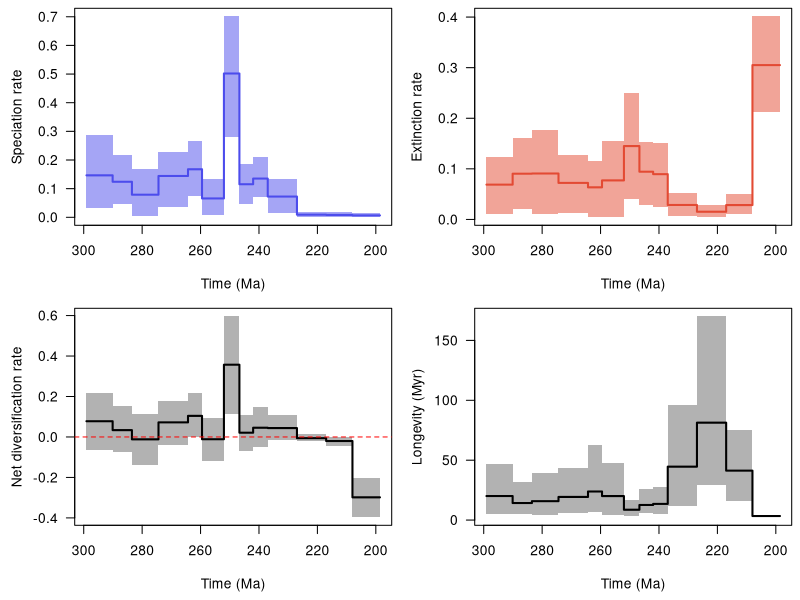

Write the R code that produced this figure.
pdf(file='/Volumes/My Passport/pt_diversity_rates/updated_occurrence_analyses/model_7/reptilia_all/combined_10_RTT.pdf', width = 9, height = 6, useDingbats = FALSE)

layout(matrix(1:4, ncol = 2, nrow = 2, byrow = TRUE))
par(las = 1, mar = c(4.5, 4.5, 0.5, 0.5))
time_vec=c(299.0690002441406, 290.10001,290.1,283.50001,283.5,274.40000999999995,274.4,264.30001,264.3,259.50001,259.5,252.00001,252.0,246.70001,246.7,242.00001,242.0,237.00001,237.0,227.00001,227.0,217.00001,217.0,208.00001,208.0,198.5813808441162)
sp_mean=c(0.14651119122648631, 0.14651119122648631,0.12408678023915412,0.12408678023915412,0.07894534014544209,0.07894534014544209,0.1442107498352179,0.1442107498352179,0.1676831494804607,0.1676831494804607,0.06588899637289777,0.06588899637289777,0.5020300803524519,0.5020300803524519,0.11539113318833687,0.11539113318833687,0.1351193900218966,0.1351193900218966,0.07244324614321367,0.07244324614321367,0.009194692304975471,0.009194692304975471,0.008239030444005474,0.008239030444005474,0.006627677887610933,0.006627677887610933)
sp_lwr=c(0.0319789259970709, 0.0319789259970709,0.046055016053303116,0.046055016053303116,0.0056406690031742535,0.0056406690031742535,0.0365934648006155,0.0365934648006155,0.07355356886072131,0.07355356886072131,0.006453690418629201,0.006453690418629201,0.28024916447502624,0.28024916447502624,0.045177702023185315,0.045177702023185315,0.06940192583831417,0.06940192583831417,0.015268544994050868,0.015268544994050868,0.0004793995707641636,0.0004793995707641636,0.0005603189659488583,0.0005603189659488583,0.00011495494192867001,0.00011495494192867001)
sp_upr=c(0.28718280462501977, 0.28718280462501977,0.2165908550339678,0.2165908550339678,0.16873785348500883,0.16873785348500883,0.22903053606516272,0.22903053606516272,0.2649921019881559,0.2649921019881559,0.13440951424768974,0.13440951424768974,0.7014849363098178,0.7014849363098178,0.18629274373510576,0.18629274373510576,0.20917548541253858,0.20917548541253858,0.13342209681326891,0.13342209681326891,0.01953995708937646,0.01953995708937646,0.017021667848654786,0.017021667848654786,0.014560222882318048,0.014560222882318048)
ex_mean=c(0.0687710794676231, 0.0687710794676231,0.09036572663979074,0.09036572663979074,0.09073373744730348,0.09073373744730348,0.0721628719862122,0.0721628719862122,0.06342926090329432,0.06342926090329432,0.07713374338074754,0.07713374338074754,0.14500752956877425,0.14500752956877425,0.09433803560442554,0.09433803560442554,0.08950604951556004,0.08950604951556004,0.02853904732829894,0.02853904732829894,0.015205202252541248,0.015205202252541248,0.028385410336630872,0.028385410336630872,0.3050530473865467,0.3050530473865467)
ex_lwr=c(0.010753673582457808, 0.010753673582457808,0.019731893023970715,0.019731893023970715,0.011063047520495488,0.011063047520495488,0.013216790987510238,0.013216790987510238,0.004966035818866996,0.004966035818866996,0.00561795296695998,0.00561795296695998,0.04123889088677522,0.04123889088677522,0.029265475025311335,0.029265475025311335,0.024006089435283998,0.024006089435283998,0.006173618125884497,0.006173618125884497,0.004272832508629803,0.004272832508629803,0.010741397527344581,0.010741397527344581,0.2121512908424861,0.2121512908424861)
ex_upr=c(0.12420826670776239, 0.12420826670776239,0.1605959984705814,0.1605959984705814,0.1767940300721962,0.1767940300721962,0.12742075043255816,0.12742075043255816,0.11509802051241635,0.11509802051241635,0.15493896238905805,0.15493896238905805,0.25083194939231185,0.25083194939231185,0.1534835196482357,0.1534835196482357,0.15104368519303704,0.15104368519303704,0.052900391116687935,0.052900391116687935,0.02836634772776729,0.02836634772776729,0.04963865583055477,0.04963865583055477,0.4014564711643251,0.4014564711643251)
div_mean=c(0.07774011175886326, 0.07774011175886326,0.03372105359936335,0.03372105359936335,-0.011788397301861318,-0.011788397301861318,0.07204787784900572,0.07204787784900572,0.10425388857716633,0.10425388857716633,-0.011244747007849842,-0.011244747007849842,0.3570225507836772,0.3570225507836772,0.021053097583911513,0.021053097583911513,0.04561334050633674,0.04561334050633674,0.04390419881491465,0.04390419881491465,-0.00601050994756578,-0.00601050994756578,-0.020146379892625358,-0.020146379892625358,-0.2984253694989363,-0.2984253694989363)
div_lwr=c(-0.06407686848981632, -0.06407686848981632,-0.07367578043148693,-0.07367578043148693,-0.1394684770917894,-0.1394684770917894,-0.040709158967553796,-0.040709158967553796,-0.0013506401433847626,-0.0013506401433847626,-0.11758080492644382,-0.11758080492644382,0.1122892343533339,0.1122892343533339,-0.0694635202663275,-0.0694635202663275,-0.050846658955290655,-0.050846658955290655,-0.01608311908065219,-0.01608311908065219,-0.02177098220886789,-0.02177098220886789,-0.043173692945707824,-0.043173692945707824,-0.3968929959529656,-0.3968929959529656)
div_upr=c(0.21646976821433014, 0.21646976821433014,0.15064914031276216,0.15064914031276216,0.11523281296452606,0.11523281296452606,0.1781685173382608,0.1781685173382608,0.21518493937897398,0.21518493937897398,0.09168251867599904,0.09168251867599904,0.5961298236204521,0.5961298236204521,0.10989680948865035,0.10989680948865035,0.1462224060728125,0.1462224060728125,0.11070312108607781,0.11070312108607781,0.012756860705802855,0.012756860705802855,0.0005634271376151676,0.0005634271376151676,-0.2050759171951524,-0.2050759171951524)
long_mean=c(20.060300881385803, 20.060300881385803,14.213106761932373,14.213106761932373,15.779872316360473,15.779872316360473,19.315964992046357,19.315964992046357,23.87159036207199,23.87159036207199,20.038744378089905,20.038744378089905,8.638496074914933,8.638496074914933,12.600794313907624,12.600794313907624,13.50491613292694,13.50491613292694,44.594833129882815,44.594833129882815,81.3198881855011,81.3198881855011,41.26584223842621,41.26584223842621,3.3836040587425233,3.3836040587425233)
long_lwr=c(5.02966833114624, 5.02966833114624,5.470966815948486,5.470966815948486,4.255023002624512,4.255023002624512,6.265424728393555,6.265424728393555,6.866120338439941,6.866120338439941,4.28663969039917,4.28663969039917,3.002380847930908,3.002380847930908,5.613432884216309,5.613432884216309,5.352362632751465,5.352362632751465,11.76552677154541,11.76552677154541,29.157106399536136,29.157106399536136,15.999712944030762,15.999712944030762,2.3485944271087646,2.3485944271087646)
long_upr=c(46.90702438354492, 46.90702438354492,31.635759353637695,31.635759353637695,39.3071174621582,39.3071174621582,43.518333435058594,43.518333435058594,62.30097579956054,62.30097579956054,47.993431091308594,47.993431091308594,16.791141510009766,16.791141510009766,25.633821487426758,25.633821487426758,27.677030563354492,27.677030563354492,95.98165130615234,95.98165130615234,170.0975341796875,170.0975341796875,75.41743469238281,75.41743469238281,4.525444507598877,4.525444507598877)
xlim = c(299.0690002441406, 198.5813808441162)
ylim = c(0.00011495494192867001, 0.7014849363098178)
not_NA = !is.na(sp_mean)
plot(time_vec[not_NA], sp_mean[not_NA], type = 'n', xlim = xlim, ylim = ylim, xlab = 'Time (Ma)', ylab = 'Speciation rate')
polygon(c(time_vec[not_NA], rev(time_vec[not_NA])), c(sp_lwr[not_NA], rev(sp_upr[not_NA])), col = adjustcolor('#4c4cec', alpha = 0.5), border = NA)
lines(time_vec[not_NA], sp_mean[not_NA], col = '#4c4cec', lwd = 2)
ylim = c(0.004272832508629803, 0.4014564711643251)
not_NA = !is.na(ex_mean)
plot(time_vec[not_NA], ex_mean[not_NA], type = 'n', xlim = xlim, ylim = ylim, xlab = 'Time (Ma)', ylab = 'Extinction rate')
polygon(c(time_vec[not_NA], rev(time_vec[not_NA])), c(ex_lwr[not_NA], rev(ex_upr[not_NA])), col = adjustcolor('#e34a33', alpha = 0.5), border = NA)
lines(time_vec[not_NA], ex_mean[not_NA], col = '#e34a33', lwd = 2)
ylim = c(-0.3968929959529656, 0.5961298236204521)
not_NA = !is.na(div_mean)
plot(time_vec[not_NA], div_mean[not_NA], type = 'n', xlim = xlim, ylim = ylim, xlab = 'Time (Ma)', ylab = 'Net diversification rate')
polygon(c(time_vec[not_NA], rev(time_vec[not_NA])), c(div_lwr[not_NA], rev(div_upr[not_NA])), col = adjustcolor('black', alpha = 0.3), border = NA)
lines(time_vec[not_NA], div_mean[not_NA], col = 'black', lwd = 2)
abline(h = 0, col = 'red', lty = 2)
ylim = c(2.3485944271087646, 170.0975341796875)
not_NA = !is.na(long_mean)
plot(time_vec[not_NA], long_mean[not_NA], type = 'n', xlim = xlim, ylim = ylim, xlab = 'Time (Ma)', ylab = 'Longevity (Myr)')
polygon(c(time_vec[not_NA], rev(time_vec[not_NA])), c(long_lwr[not_NA], rev(long_upr[not_NA])), col = adjustcolor('black', alpha = 0.3), border = NA)
lines(time_vec[not_NA], long_mean[not_NA], col = 'black', lwd = 2)
dev.off()
